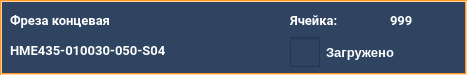
<?xml version="1.0" encoding="UTF-8"?>
<ui version="4.0">
 <class>widget_15_mass_load</class>
 <widget class="QWidget" name="widget_15_mass_load">
  <property name="geometry">
   <rect>
    <x>0</x>
    <y>0</y>
    <width>467</width>
    <height>75</height>
   </rect>
  </property>
  <property name="windowTitle">
   <string>widget_15_mass_load</string>
  </property>
  <property name="layoutDirection">
   <enum>Qt::LeftToRight</enum>
  </property>
  <property name="styleSheet">
   <string notr="true">QWidget{
	background-color: #2e4461;
}
QLabel {
	background: none;
	color: #FFFFFF;
	border-width: 0px;
	border-radius: 0px;
	font-family: &quot;Roboto&quot;, Sans-serif;
}
#background {
	color: #FFFFFF;
	background-color: #2e4461;
	border-width: 2px;
	border-style: groove;
	border-color: #ff9923;
	border-radius: 0px;
	font-family: &quot;Roboto&quot;, Sans-serif;
}
QPushButton {
	color: #FFFFFF;
	background-color: #f09022;
	border-width: 0px;
	border-style: outset;
	border-color: #EAA657;
	border-radius: 8px;
	font-weight: 600;
    font-size: 25px;
	font-family: &quot;Roboto&quot;, Sans-serif;
}

QCheckBox {
color: #FFFFFF;
background-color: #2e4461;
border-width: 0px;
border-radius: 0px;
}
QCheckBox::indicator {
	width: 30px; 
	height: 30px;
}
QCheckBox::indicator:unchecked {
    image: url(:/icons/unchecked.png)
}
QCheckBox::indicator:checked {
    image: url(:/icons/checked.png)
}
</string>
  </property>
  <widget class="QLabel" name="group_name">
   <property name="geometry">
    <rect>
     <x>10</x>
     <y>5</y>
     <width>271</width>
     <height>30</height>
    </rect>
   </property>
   <property name="palette">
    <palette>
     <active>
      <colorrole role="WindowText">
       <brush brushstyle="SolidPattern">
        <color alpha="255">
         <red>255</red>
         <green>255</green>
         <blue>255</blue>
        </color>
       </brush>
      </colorrole>
      <colorrole role="Button">
       <brush brushstyle="SolidPattern">
        <color alpha="255">
         <red>26</red>
         <green>71</green>
         <blue>137</blue>
        </color>
       </brush>
      </colorrole>
      <colorrole role="Text">
       <brush brushstyle="SolidPattern">
        <color alpha="255">
         <red>255</red>
         <green>255</green>
         <blue>255</blue>
        </color>
       </brush>
      </colorrole>
      <colorrole role="ButtonText">
       <brush brushstyle="SolidPattern">
        <color alpha="255">
         <red>255</red>
         <green>255</green>
         <blue>255</blue>
        </color>
       </brush>
      </colorrole>
      <colorrole role="Base">
       <brush brushstyle="SolidPattern">
        <color alpha="255">
         <red>26</red>
         <green>71</green>
         <blue>137</blue>
        </color>
       </brush>
      </colorrole>
      <colorrole role="Window">
       <brush brushstyle="SolidPattern">
        <color alpha="255">
         <red>26</red>
         <green>71</green>
         <blue>137</blue>
        </color>
       </brush>
      </colorrole>
      <colorrole role="PlaceholderText">
       <brush brushstyle="SolidPattern">
        <color alpha="128">
         <red>78</red>
         <green>155</green>
         <blue>229</blue>
        </color>
       </brush>
      </colorrole>
     </active>
     <inactive>
      <colorrole role="WindowText">
       <brush brushstyle="SolidPattern">
        <color alpha="255">
         <red>255</red>
         <green>255</green>
         <blue>255</blue>
        </color>
       </brush>
      </colorrole>
      <colorrole role="Button">
       <brush brushstyle="SolidPattern">
        <color alpha="255">
         <red>26</red>
         <green>71</green>
         <blue>137</blue>
        </color>
       </brush>
      </colorrole>
      <colorrole role="Text">
       <brush brushstyle="SolidPattern">
        <color alpha="255">
         <red>255</red>
         <green>255</green>
         <blue>255</blue>
        </color>
       </brush>
      </colorrole>
      <colorrole role="ButtonText">
       <brush brushstyle="SolidPattern">
        <color alpha="255">
         <red>255</red>
         <green>255</green>
         <blue>255</blue>
        </color>
       </brush>
      </colorrole>
      <colorrole role="Base">
       <brush brushstyle="SolidPattern">
        <color alpha="255">
         <red>26</red>
         <green>71</green>
         <blue>137</blue>
        </color>
       </brush>
      </colorrole>
      <colorrole role="Window">
       <brush brushstyle="SolidPattern">
        <color alpha="255">
         <red>26</red>
         <green>71</green>
         <blue>137</blue>
        </color>
       </brush>
      </colorrole>
      <colorrole role="PlaceholderText">
       <brush brushstyle="SolidPattern">
        <color alpha="128">
         <red>78</red>
         <green>155</green>
         <blue>229</blue>
        </color>
       </brush>
      </colorrole>
     </inactive>
     <disabled>
      <colorrole role="WindowText">
       <brush brushstyle="SolidPattern">
        <color alpha="255">
         <red>255</red>
         <green>255</green>
         <blue>255</blue>
        </color>
       </brush>
      </colorrole>
      <colorrole role="Button">
       <brush brushstyle="SolidPattern">
        <color alpha="255">
         <red>26</red>
         <green>71</green>
         <blue>137</blue>
        </color>
       </brush>
      </colorrole>
      <colorrole role="Text">
       <brush brushstyle="SolidPattern">
        <color alpha="255">
         <red>255</red>
         <green>255</green>
         <blue>255</blue>
        </color>
       </brush>
      </colorrole>
      <colorrole role="ButtonText">
       <brush brushstyle="SolidPattern">
        <color alpha="255">
         <red>255</red>
         <green>255</green>
         <blue>255</blue>
        </color>
       </brush>
      </colorrole>
      <colorrole role="Base">
       <brush brushstyle="SolidPattern">
        <color alpha="255">
         <red>26</red>
         <green>71</green>
         <blue>137</blue>
        </color>
       </brush>
      </colorrole>
      <colorrole role="Window">
       <brush brushstyle="SolidPattern">
        <color alpha="255">
         <red>26</red>
         <green>71</green>
         <blue>137</blue>
        </color>
       </brush>
      </colorrole>
      <colorrole role="PlaceholderText">
       <brush brushstyle="SolidPattern">
        <color alpha="128">
         <red>78</red>
         <green>155</green>
         <blue>229</blue>
        </color>
       </brush>
      </colorrole>
     </disabled>
    </palette>
   </property>
   <property name="font">
    <font>
     <family>Roboto</family>
     <pointsize>10</pointsize>
     <weight>75</weight>
     <bold>true</bold>
    </font>
   </property>
   <property name="text">
    <string>Фреза концевая</string>
   </property>
   <property name="alignment">
    <set>Qt::AlignLeading|Qt::AlignLeft|Qt::AlignVCenter</set>
   </property>
  </widget>
  <widget class="QLabel" name="tools_name">
   <property name="geometry">
    <rect>
     <x>10</x>
     <y>35</y>
     <width>271</width>
     <height>30</height>
    </rect>
   </property>
   <property name="palette">
    <palette>
     <active>
      <colorrole role="WindowText">
       <brush brushstyle="SolidPattern">
        <color alpha="255">
         <red>255</red>
         <green>255</green>
         <blue>255</blue>
        </color>
       </brush>
      </colorrole>
      <colorrole role="Button">
       <brush brushstyle="SolidPattern">
        <color alpha="255">
         <red>26</red>
         <green>71</green>
         <blue>137</blue>
        </color>
       </brush>
      </colorrole>
      <colorrole role="Text">
       <brush brushstyle="SolidPattern">
        <color alpha="255">
         <red>255</red>
         <green>255</green>
         <blue>255</blue>
        </color>
       </brush>
      </colorrole>
      <colorrole role="ButtonText">
       <brush brushstyle="SolidPattern">
        <color alpha="255">
         <red>255</red>
         <green>255</green>
         <blue>255</blue>
        </color>
       </brush>
      </colorrole>
      <colorrole role="Base">
       <brush brushstyle="SolidPattern">
        <color alpha="255">
         <red>26</red>
         <green>71</green>
         <blue>137</blue>
        </color>
       </brush>
      </colorrole>
      <colorrole role="Window">
       <brush brushstyle="SolidPattern">
        <color alpha="255">
         <red>26</red>
         <green>71</green>
         <blue>137</blue>
        </color>
       </brush>
      </colorrole>
      <colorrole role="PlaceholderText">
       <brush brushstyle="SolidPattern">
        <color alpha="128">
         <red>0</red>
         <green>49</green>
         <blue>114</blue>
        </color>
       </brush>
      </colorrole>
     </active>
     <inactive>
      <colorrole role="WindowText">
       <brush brushstyle="SolidPattern">
        <color alpha="255">
         <red>255</red>
         <green>255</green>
         <blue>255</blue>
        </color>
       </brush>
      </colorrole>
      <colorrole role="Button">
       <brush brushstyle="SolidPattern">
        <color alpha="255">
         <red>26</red>
         <green>71</green>
         <blue>137</blue>
        </color>
       </brush>
      </colorrole>
      <colorrole role="Text">
       <brush brushstyle="SolidPattern">
        <color alpha="255">
         <red>255</red>
         <green>255</green>
         <blue>255</blue>
        </color>
       </brush>
      </colorrole>
      <colorrole role="ButtonText">
       <brush brushstyle="SolidPattern">
        <color alpha="255">
         <red>255</red>
         <green>255</green>
         <blue>255</blue>
        </color>
       </brush>
      </colorrole>
      <colorrole role="Base">
       <brush brushstyle="SolidPattern">
        <color alpha="255">
         <red>26</red>
         <green>71</green>
         <blue>137</blue>
        </color>
       </brush>
      </colorrole>
      <colorrole role="Window">
       <brush brushstyle="SolidPattern">
        <color alpha="255">
         <red>26</red>
         <green>71</green>
         <blue>137</blue>
        </color>
       </brush>
      </colorrole>
      <colorrole role="PlaceholderText">
       <brush brushstyle="SolidPattern">
        <color alpha="128">
         <red>0</red>
         <green>49</green>
         <blue>114</blue>
        </color>
       </brush>
      </colorrole>
     </inactive>
     <disabled>
      <colorrole role="WindowText">
       <brush brushstyle="SolidPattern">
        <color alpha="255">
         <red>255</red>
         <green>255</green>
         <blue>255</blue>
        </color>
       </brush>
      </colorrole>
      <colorrole role="Button">
       <brush brushstyle="SolidPattern">
        <color alpha="255">
         <red>26</red>
         <green>71</green>
         <blue>137</blue>
        </color>
       </brush>
      </colorrole>
      <colorrole role="Text">
       <brush brushstyle="SolidPattern">
        <color alpha="255">
         <red>255</red>
         <green>255</green>
         <blue>255</blue>
        </color>
       </brush>
      </colorrole>
      <colorrole role="ButtonText">
       <brush brushstyle="SolidPattern">
        <color alpha="255">
         <red>255</red>
         <green>255</green>
         <blue>255</blue>
        </color>
       </brush>
      </colorrole>
      <colorrole role="Base">
       <brush brushstyle="SolidPattern">
        <color alpha="255">
         <red>26</red>
         <green>71</green>
         <blue>137</blue>
        </color>
       </brush>
      </colorrole>
      <colorrole role="Window">
       <brush brushstyle="SolidPattern">
        <color alpha="255">
         <red>26</red>
         <green>71</green>
         <blue>137</blue>
        </color>
       </brush>
      </colorrole>
      <colorrole role="PlaceholderText">
       <brush brushstyle="SolidPattern">
        <color alpha="128">
         <red>0</red>
         <green>49</green>
         <blue>114</blue>
        </color>
       </brush>
      </colorrole>
     </disabled>
    </palette>
   </property>
   <property name="font">
    <font>
     <family>Roboto</family>
     <pointsize>10</pointsize>
     <weight>75</weight>
     <bold>true</bold>
    </font>
   </property>
   <property name="text">
    <string>HME435-010030-050-S04</string>
   </property>
   <property name="alignment">
    <set>Qt::AlignLeading|Qt::AlignLeft|Qt::AlignVCenter</set>
   </property>
  </widget>
  <widget class="QLabel" name="lbl_info">
   <property name="geometry">
    <rect>
     <x>290</x>
     <y>5</y>
     <width>60</width>
     <height>30</height>
    </rect>
   </property>
   <property name="font">
    <font>
     <family>Roboto</family>
     <pointsize>10</pointsize>
     <weight>75</weight>
     <bold>true</bold>
    </font>
   </property>
   <property name="text">
    <string>Ячейка:</string>
   </property>
   <property name="alignment">
    <set>Qt::AlignLeading|Qt::AlignLeft|Qt::AlignVCenter</set>
   </property>
  </widget>
  <widget class="QLabel" name="cell_number">
   <property name="geometry">
    <rect>
     <x>390</x>
     <y>5</y>
     <width>41</width>
     <height>30</height>
    </rect>
   </property>
   <property name="font">
    <font>
     <family>Roboto</family>
     <pointsize>10</pointsize>
     <weight>75</weight>
     <bold>true</bold>
    </font>
   </property>
   <property name="text">
    <string>999</string>
   </property>
   <property name="alignment">
    <set>Qt::AlignLeading|Qt::AlignLeft|Qt::AlignVCenter</set>
   </property>
  </widget>
  <widget class="QCheckBox" name="checkBox">
   <property name="enabled">
    <bool>true</bool>
   </property>
   <property name="geometry">
    <rect>
     <x>290</x>
     <y>35</y>
     <width>131</width>
     <height>34</height>
    </rect>
   </property>
   <property name="sizePolicy">
    <sizepolicy hsizetype="Minimum" vsizetype="Fixed">
     <horstretch>0</horstretch>
     <verstretch>0</verstretch>
    </sizepolicy>
   </property>
   <property name="font">
    <font>
     <family>Arial</family>
     <pointsize>10</pointsize>
     <weight>75</weight>
     <bold>true</bold>
     <stylestrategy>PreferDefault</stylestrategy>
    </font>
   </property>
   <property name="autoFillBackground">
    <bool>false</bool>
   </property>
   <property name="text">
    <string>Загружено</string>
   </property>
   <property name="iconSize">
    <size>
     <width>31</width>
     <height>31</height>
    </size>
   </property>
   <property name="checkable">
    <bool>true</bool>
   </property>
   <property name="checked">
    <bool>false</bool>
   </property>
   <property name="tristate">
    <bool>false</bool>
   </property>
  </widget>
  <widget class="QLabel" name="background">
   <property name="geometry">
    <rect>
     <x>0</x>
     <y>0</y>
     <width>467</width>
     <height>75</height>
    </rect>
   </property>
   <property name="frameShape">
    <enum>QFrame::StyledPanel</enum>
   </property>
   <property name="frameShadow">
    <enum>QFrame::Sunken</enum>
   </property>
   <property name="text">
    <string/>
   </property>
  </widget>
  <zorder>background</zorder>
  <zorder>group_name</zorder>
  <zorder>tools_name</zorder>
  <zorder>lbl_info</zorder>
  <zorder>cell_number</zorder>
  <zorder>checkBox</zorder>
 </widget>
 <resources>
  <include location="../../img/resources_widget.qrc"/>
 </resources>
 <connections/>
</ui>
